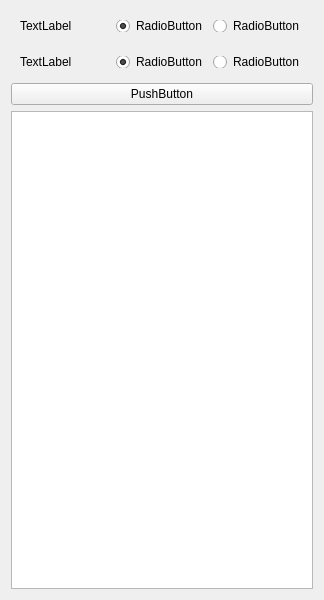
<?xml version="1.0" encoding="UTF-8"?>
<ui version="4.0">
 <class>Aov_Management_Tool</class>
 <widget class="QWidget" name="Aov_Management_Tool">
  <property name="geometry">
   <rect>
    <x>0</x>
    <y>0</y>
    <width>324</width>
    <height>600</height>
   </rect>
  </property>
  <property name="windowTitle">
   <string>Form</string>
  </property>
  <layout class="QVBoxLayout" name="verticalLayout_2">
   <item>
    <layout class="QVBoxLayout" name="verticalLayout">
     <item>
      <widget class="QWidget" name="widget" native="true">
       <property name="maximumSize">
        <size>
         <width>16777215</width>
         <height>30</height>
        </size>
       </property>
       <layout class="QVBoxLayout" name="verticalLayout_3">
        <item>
         <layout class="QHBoxLayout" name="horizontalLayout">
          <item>
           <widget class="QLabel" name="label">
            <property name="maximumSize">
             <size>
              <width>16777215</width>
              <height>30</height>
             </size>
            </property>
            <property name="text">
             <string>TextLabel</string>
            </property>
           </widget>
          </item>
          <item>
           <widget class="QRadioButton" name="renderlayer_radiobutton">
            <property name="maximumSize">
             <size>
              <width>16777215</width>
              <height>30</height>
             </size>
            </property>
            <property name="text">
             <string>RadioButton</string>
            </property>
            <property name="checked">
             <bool>true</bool>
            </property>
           </widget>
          </item>
          <item>
           <widget class="QRadioButton" name="rendersetup_radiobutton">
            <property name="enabled">
             <bool>true</bool>
            </property>
            <property name="text">
             <string>RadioButton</string>
            </property>
           </widget>
          </item>
         </layout>
        </item>
       </layout>
      </widget>
     </item>
     <item>
      <widget class="QWidget" name="verticalWidget_2" native="true">
       <property name="maximumSize">
        <size>
         <width>16777215</width>
         <height>30</height>
        </size>
       </property>
       <layout class="QVBoxLayout" name="verticalLayout_4">
        <item>
         <layout class="QHBoxLayout" name="horizontalLayout_2">
          <item>
           <widget class="QLabel" name="label_2">
            <property name="maximumSize">
             <size>
              <width>16777215</width>
              <height>30</height>
             </size>
            </property>
            <property name="text">
             <string>TextLabel</string>
            </property>
           </widget>
          </item>
          <item>
           <widget class="QRadioButton" name="arnold_radiobutton">
            <property name="maximumSize">
             <size>
              <width>16777215</width>
              <height>30</height>
             </size>
            </property>
            <property name="text">
             <string>RadioButton</string>
            </property>
            <property name="checked">
             <bool>true</bool>
            </property>
           </widget>
          </item>
          <item>
           <widget class="QRadioButton" name="redshift_radiobutton">
            <property name="text">
             <string>RadioButton</string>
            </property>
           </widget>
          </item>
         </layout>
        </item>
       </layout>
      </widget>
     </item>
     <item>
      <widget class="QPushButton" name="refresh_button">
       <property name="maximumSize">
        <size>
         <width>16777215</width>
         <height>50</height>
        </size>
       </property>
       <property name="text">
        <string>PushButton</string>
       </property>
      </widget>
     </item>
     <item>
      <widget class="QListWidget" name="listWidget"/>
     </item>
    </layout>
   </item>
  </layout>
 </widget>
 <resources/>
 <connections/>
</ui>
